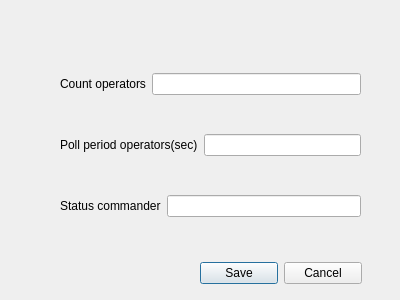
<?xml version="1.0" encoding="UTF-8"?>
<ui version="4.0">
 <class>CmdConfig</class>
 <widget class="QDialog" name="CmdConfig">
  <property name="geometry">
   <rect>
    <x>0</x>
    <y>0</y>
    <width>400</width>
    <height>300</height>
   </rect>
  </property>
  <property name="windowTitle">
   <string>Dialog</string>
  </property>
  <widget class="QWidget" name="">
   <property name="geometry">
    <rect>
     <x>60</x>
     <y>40</y>
     <width>301</width>
     <height>211</height>
    </rect>
   </property>
   <layout class="QVBoxLayout" name="verticalLayout">
    <item>
     <layout class="QHBoxLayout" name="horizontalLayout">
      <item>
       <widget class="QLabel" name="label">
        <property name="text">
         <string>Count operators</string>
        </property>
       </widget>
      </item>
      <item>
       <widget class="QLineEdit" name="countOpr"/>
      </item>
     </layout>
    </item>
    <item>
     <layout class="QHBoxLayout" name="horizontalLayout_2">
      <item>
       <widget class="QLabel" name="label_2">
        <property name="text">
         <string>Poll period operators(sec)</string>
        </property>
       </widget>
      </item>
      <item>
       <widget class="QLineEdit" name="secPer"/>
      </item>
     </layout>
    </item>
    <item>
     <layout class="QHBoxLayout" name="horizontalLayout_3">
      <item>
       <widget class="QLabel" name="label_3">
        <property name="text">
         <string>Status commander</string>
        </property>
       </widget>
      </item>
      <item>
       <widget class="QLineEdit" name="stCmd"/>
      </item>
     </layout>
    </item>
   </layout>
  </widget>
  <widget class="QWidget" name="">
   <property name="geometry">
    <rect>
     <x>200</x>
     <y>260</y>
     <width>162</width>
     <height>27</height>
    </rect>
   </property>
   <layout class="QHBoxLayout" name="horizontalLayout_4">
    <item>
     <widget class="QPushButton" name="save">
      <property name="text">
       <string>Save</string>
      </property>
     </widget>
    </item>
    <item>
     <widget class="QPushButton" name="cancel">
      <property name="text">
       <string>Cancel</string>
      </property>
     </widget>
    </item>
   </layout>
  </widget>
 </widget>
 <resources/>
 <connections/>
</ui>
